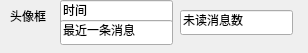
<?xml version="1.0" encoding="UTF-8"?>
<ui version="4.0">
 <class>friend_msg_item</class>
 <widget class="QWidget" name="friend_msg_item">
  <property name="geometry">
   <rect>
    <x>0</x>
    <y>0</y>
    <width>308</width>
    <height>53</height>
   </rect>
  </property>
  <property name="windowTitle">
   <string>Form</string>
  </property>
  <widget class="QLineEdit" name="lineEdit_2">
   <property name="geometry">
    <rect>
     <x>60</x>
     <y>0</y>
     <width>113</width>
     <height>25</height>
    </rect>
   </property>
   <property name="text">
    <string>时间</string>
   </property>
  </widget>
  <widget class="QLabel" name="label">
   <property name="geometry">
    <rect>
     <x>10</x>
     <y>0</y>
     <width>67</width>
     <height>31</height>
    </rect>
   </property>
   <property name="text">
    <string>头像框</string>
   </property>
  </widget>
  <widget class="QLineEdit" name="lineEdit_3">
   <property name="geometry">
    <rect>
     <x>180</x>
     <y>10</y>
     <width>113</width>
     <height>25</height>
    </rect>
   </property>
   <property name="text">
    <string>未读消息数</string>
   </property>
  </widget>
  <widget class="QSlider" name="horizontalSlider">
   <property name="geometry">
    <rect>
     <x>360</x>
     <y>310</y>
     <width>160</width>
     <height>16</height>
    </rect>
   </property>
   <property name="orientation">
    <enum>Qt::Horizontal</enum>
   </property>
  </widget>
  <widget class="QLineEdit" name="lineEdit">
   <property name="geometry">
    <rect>
     <x>60</x>
     <y>20</y>
     <width>113</width>
     <height>25</height>
    </rect>
   </property>
   <property name="text">
    <string>最近一条消息</string>
   </property>
  </widget>
 </widget>
 <resources/>
 <connections/>
</ui>
